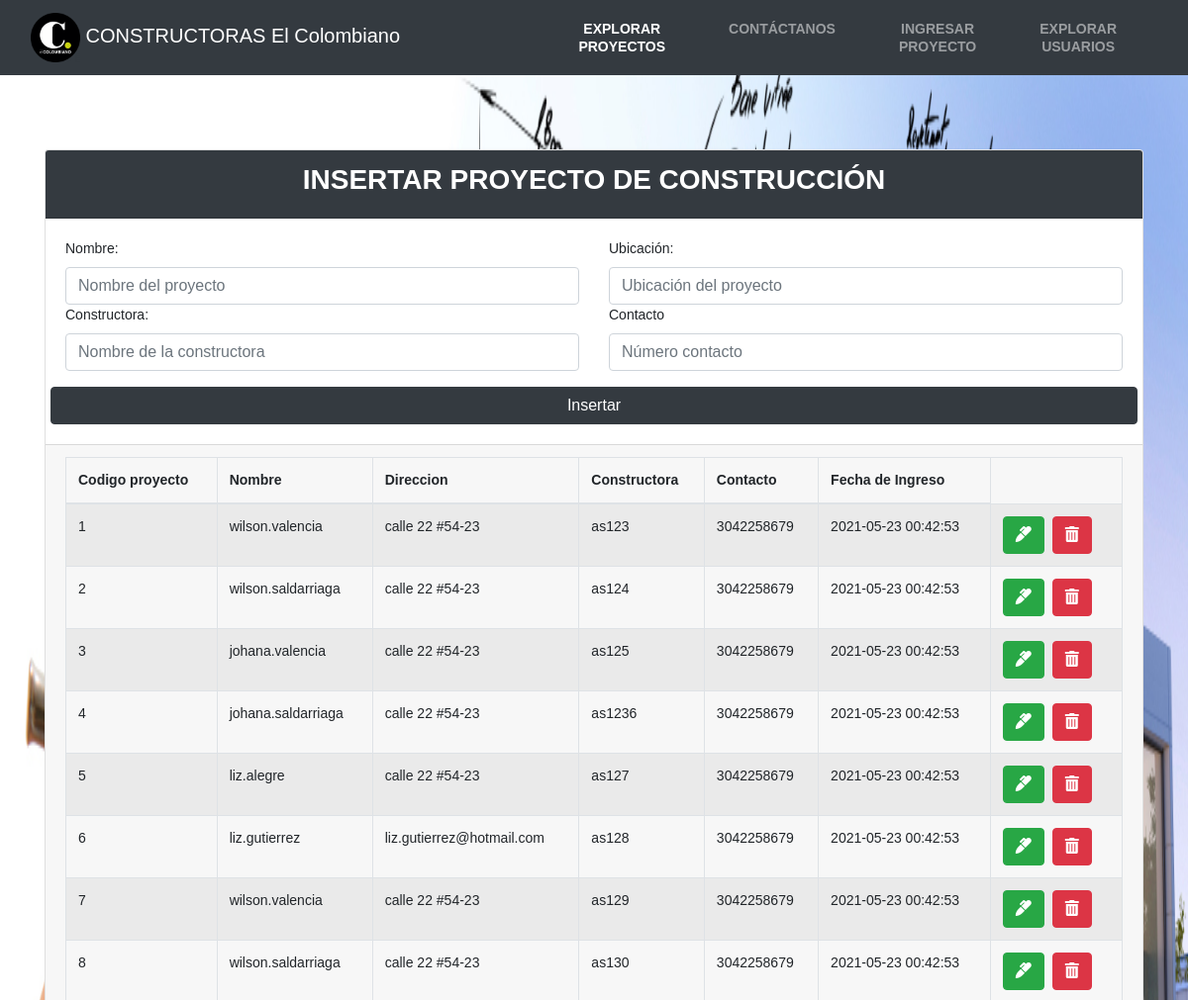
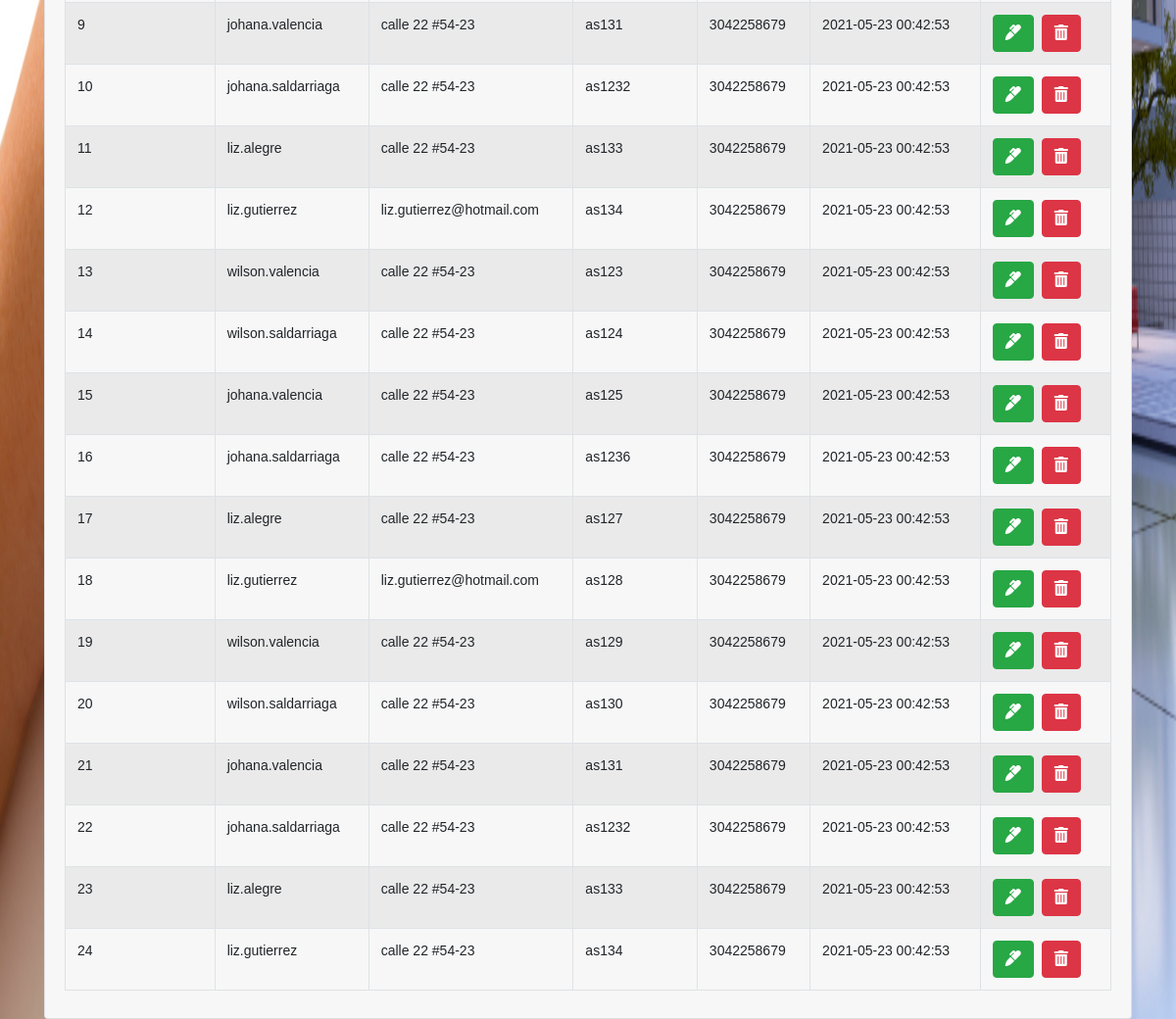
The app's page /ingresar.php with its own data (2 pictures, top to bottom).
### tables this page shows
CREATE TABLE proyectos(
   codigo_proyectos INT NOT NULL PRIMARY KEY AUTO_INCREMENT,
    nombre VARCHAR(75) not null,
    direccion VARCHAR(75) not null,
    constructora VARCHAR(75) not null,
    contacto VARCHAR(255) not null,
    data_create timestamp default current_timestamp
);

### ingresar.php (the view, shortened to what this page needs)
<?php include("src/app/config/dbConnection.php");
$objeto = new Conexion();
$conexion = $objeto->Conectar();
$consulta = "SELECT * FROM proyectos    ";
$resultado = $conexion->prepare($consulta);
$resultado->execute();
$usuarios = $resultado->fetchAll(PDO::FETCH_ASSOC);
?>
<?php include("src/app/includes/header.php") ?>
<div class="container">
    <div class="card">
        <div class="card-header bg-dark">
            <h3 class="text-white text-uppercase d-flex justify-content-center">Insertar  proyecto de construcción</h3>
        </div>
        <form action="src/app/models/save_task.php" method="POST">
            <div class="card-body">
                <div class="row">
                    <div class="col-md-6">
                        <label for="nombre">Nombre:</label>
                        <input class="form-control" type="text" name="nombre" id="nombre" placeholder="Nombre del proyecto" autofocus min="6" max="" value="<?php echo isset($_GET['nombre']) && $_GET['nombre'] !== '' ? $_GET['nombre'] : ''; ?>">
                    </div>
                    <div class="col-md-6">
                        <label for="direccion">Ubicación:</label>
                        <input class="form-control" type="text" name="direccion" id="direccion" placeholder="Ubicación del proyecto" min="6" max="" value="<?php echo isset($_GET['direccion']) && $_GET['direccion'] !== '' ? $_GET['direccion'] : ''; ?>">
                    </div>
                </div>
                <div class="row">
                    <div class="col-md-6">
                        <label for="constructora">Constructora:</label>
                        <input class="form-control" type="text" name="constructora" id="constructora" placeholder="Nombre de la constructora" autofocus min="6" max="" value="<?php echo isset($_GET['constructora']) && $_GET['constructora'] !== '' ?  $_GET['constructora'] : ''; ?>">
                    </div>
                    <div class="col-md-6">
                        <label for="contacto">Contacto</label>
                        <input class="form-control" type="number" name="contacto" id="contacto" placeholder="Número contacto"  value="<?php echo isset($_GET['contacto']) && $_GET['contacto'] !== '' ?  $_GET['contacto'] : ''; ?>">
                    </div>
                </div>
                <div class="row d-flex justify-content-center mt-3">
                    <input type="submit" class="btn btn-dark btn-block" name="guardar_project" value="Insertar">
                </div>
            </div>
            <div class="card-footer">
                <table class="table table-striped table-hover table-bordered" style="width:100%">
                    <thead>
                        <tr>
                            <th>Codigo proyecto</th>
                            <th>Nombre</th>
                            <th>Direccion</th>
                            <th>Constructora</th>
                            <th>Contacto</th>
                            <th>Fecha de Ingreso</th>
                        </tr>
                    </thead>
                    <tbody class="">
                        <?php foreach ($usuarios as $usuario) { ?>
                            <tr>
                                <td><?php echo $usuario['codigo_proyectos'] ?></td>
                                <td><?php echo $usuario['nombre'] ?></td>
                                <td><?php echo $usuario['direccion'] ?></td>
                                <td><?php echo $usuario['constructora'] ?></td>
                                <td><?php echo $usuario['contacto'] ?></td>
                                <td><?php echo $usuario['data_create'] ?></td>
                                <td>
                                    <a class="mr-1 btn btn-success" href="src/app/models/edit.php?id=<?php echo $usuario['codigo_proyectos']?>">
                                        <i class="fas fa-marker"></i>
                                    </a>
                                    <a class="mr-1 btn btn-danger" href="src/app/models/delete.php?id=<?php echo $usuario['codigo_proyectos']?>">
                                        <i class="fas fa-trash-alt"></i>
                                    </a>
                                </td>
                            </tr>
                        <?php } ?>
                    </tbody>
                </table>
            </div>
        </form>
    </div>
</div>
<?php include("src/app/includes/footer.php") ?>

### src/public/css/style.css (style rules this page uses)
* { margin: 0; padding: 0; }
body { font-family: "Archivo Narrow", sans-serif; font-size: 14px; }
h1, h2, h3, h4, h5, h6 { font-family: "Archivo Narrow", sans-serif; color: #000000; line-height: 1.3; font-weight: 700; }

### records on screen
proyectos: codigo_proyectos "1", nombre "wilson.valencia", direccion "calle 22 #54-23", constructora "as123", contacto "3042258679", data_create "2021-05-23 00:42:53"
proyectos: codigo_proyectos "2", nombre "wilson.saldarriaga", direccion "calle 22 #54-23", constructora "as124", contacto "3042258679", data_create "2021-05-23 00:42:53"
proyectos: codigo_proyectos "3", nombre "johana.valencia", direccion "calle 22 #54-23", constructora "as125", contacto "3042258679", data_create "2021-05-23 00:42:53"
proyectos: codigo_proyectos "4", nombre "johana.saldarriaga", direccion "calle 22 #54-23", constructora "as1236", contacto "3042258679", data_create "2021-05-23 00:42:53"
proyectos: codigo_proyectos "5", nombre "liz.alegre", direccion "calle 22 #54-23", constructora "as127", contacto "3042258679", data_create "2021-05-23 00:42:53"
proyectos: codigo_proyectos "6", nombre "liz.gutierrez", direccion "liz.gutierrez@hotmail.com", constructora "as128", contacto "3042258679", data_create "2021-05-23 00:42:53"
proyectos: codigo_proyectos "7", nombre "wilson.valencia", direccion "calle 22 #54-23", constructora "as129", contacto "3042258679", data_create "2021-05-23 00:42:53"
proyectos: codigo_proyectos "8", nombre "wilson.saldarriaga", direccion "calle 22 #54-23", constructora "as130", contacto "3042258679", data_create "2021-05-23 00:42:53"
proyectos: codigo_proyectos "9", nombre "johana.valencia", direccion "calle 22 #54-23", constructora "as131", contacto "3042258679", data_create "2021-05-23 00:42:53"
proyectos: codigo_proyectos "10", nombre "johana.saldarriaga", direccion "calle 22 #54-23", constructora "as1232", contacto "3042258679", data_create "2021-05-23 00:42:53"
proyectos: codigo_proyectos "11", nombre "liz.alegre", direccion "calle 22 #54-23", constructora "as133", contacto "3042258679", data_create "2021-05-23 00:42:53"
proyectos: codigo_proyectos "12", nombre "liz.gutierrez", direccion "liz.gutierrez@hotmail.com", constructora "as134", contacto "3042258679", data_create "2021-05-23 00:42:53"
proyectos: codigo_proyectos "13", nombre "wilson.valencia", direccion "calle 22 #54-23", constructora "as123", contacto "3042258679", data_create "2021-05-23 00:42:53"
proyectos: codigo_proyectos "14", nombre "wilson.saldarriaga", direccion "calle 22 #54-23", constructora "as124", contacto "3042258679", data_create "2021-05-23 00:42:53"
proyectos: codigo_proyectos "15", nombre "johana.valencia", direccion "calle 22 #54-23", constructora "as125", contacto "3042258679", data_create "2021-05-23 00:42:53"
proyectos: codigo_proyectos "16", nombre "johana.saldarriaga", direccion "calle 22 #54-23", constructora "as1236", contacto "3042258679", data_create "2021-05-23 00:42:53"
proyectos: codigo_proyectos "17", nombre "liz.alegre", direccion "calle 22 #54-23", constructora "as127", contacto "3042258679", data_create "2021-05-23 00:42:53"
proyectos: codigo_proyectos "18", nombre "liz.gutierrez", direccion "liz.gutierrez@hotmail.com", constructora "as128", contacto "3042258679", data_create "2021-05-23 00:42:53"
proyectos: codigo_proyectos "19", nombre "wilson.valencia", direccion "calle 22 #54-23", constructora "as129", contacto "3042258679", data_create "2021-05-23 00:42:53"
proyectos: codigo_proyectos "20", nombre "wilson.saldarriaga", direccion "calle 22 #54-23", constructora "as130", contacto "3042258679", data_create "2021-05-23 00:42:53"
proyectos: codigo_proyectos "21", nombre "johana.valencia", direccion "calle 22 #54-23", constructora "as131", contacto "3042258679", data_create "2021-05-23 00:42:53"
proyectos: codigo_proyectos "22", nombre "johana.saldarriaga", direccion "calle 22 #54-23", constructora "as1232", contacto "3042258679", data_create "2021-05-23 00:42:53"
proyectos: codigo_proyectos "23", nombre "liz.alegre", direccion "calle 22 #54-23", constructora "as133", contacto "3042258679", data_create "2021-05-23 00:42:53"
proyectos: codigo_proyectos "24", nombre "liz.gutierrez", direccion "calle 22 #54-23", constructora "as134", contacto "3042258679", data_create "2021-05-23 00:42:53"
